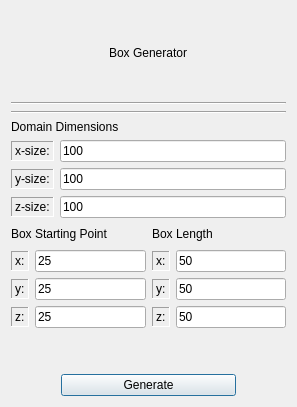
<?xml version="1.0" encoding="UTF-8"?>
<ui version="4.0">
 <class>BoxGenerator</class>
 <widget class="QDialog" name="BoxGenerator">
  <property name="geometry">
   <rect>
    <x>0</x>
    <y>0</y>
    <width>297</width>
    <height>407</height>
   </rect>
  </property>
  <property name="maximumSize">
   <size>
    <width>16777215</width>
    <height>494</height>
   </size>
  </property>
  <property name="windowTitle">
   <string>Generate</string>
  </property>
  <layout class="QVBoxLayout" name="verticalLayout_4">
   <item>
    <layout class="QVBoxLayout" name="verticalLayout">
     <item alignment="Qt::AlignHCenter|Qt::AlignVCenter">
      <widget class="QLabel" name="randFiberGenerationsLabel">
       <property name="maximumSize">
        <size>
         <width>16777215</width>
         <height>30</height>
        </size>
       </property>
       <property name="styleSheet">
        <string notr="true">font: 75 16pt &quot;Serif&quot;;</string>
       </property>
       <property name="text">
        <string>Box Generator</string>
       </property>
      </widget>
     </item>
     <item>
      <layout class="QVBoxLayout" name="verticalLayout_5">
       <item>
        <widget class="Line" name="line">
         <property name="orientation">
          <enum>Qt::Horizontal</enum>
         </property>
        </widget>
       </item>
       <item>
        <widget class="Line" name="line_2">
         <property name="orientation">
          <enum>Qt::Horizontal</enum>
         </property>
        </widget>
       </item>
       <item>
        <widget class="QLabel" name="label_4">
         <property name="maximumSize">
          <size>
           <width>16777215</width>
           <height>20</height>
          </size>
         </property>
         <property name="styleSheet">
          <string notr="true">font: 11pt &quot;Serif&quot;;</string>
         </property>
         <property name="text">
          <string>Domain Dimensions</string>
         </property>
        </widget>
       </item>
       <item>
        <layout class="QHBoxLayout" name="horizontalLayout_13">
         <item>
          <widget class="QLabel" name="xSizeLabel_2">
           <property name="maximumSize">
            <size>
             <width>16777215</width>
             <height>20</height>
            </size>
           </property>
           <property name="styleSheet">
            <string notr="true">font: 10pt &quot;Serif&quot;;</string>
           </property>
           <property name="frameShape">
            <enum>QFrame::Panel</enum>
           </property>
           <property name="frameShadow">
            <enum>QFrame::Sunken</enum>
           </property>
           <property name="text">
            <string>x-size:</string>
           </property>
          </widget>
         </item>
         <item>
          <widget class="QLineEdit" name="xSizeEdit">
           <property name="styleSheet">
            <string notr="true">font: 10pt &quot;Serif&quot;;</string>
           </property>
           <property name="text">
            <string>100</string>
           </property>
          </widget>
         </item>
        </layout>
       </item>
       <item>
        <layout class="QHBoxLayout" name="horizontalLayout_14">
         <item>
          <widget class="QLabel" name="ySizeLabel_2">
           <property name="maximumSize">
            <size>
             <width>16777215</width>
             <height>20</height>
            </size>
           </property>
           <property name="styleSheet">
            <string notr="true">font: 10pt &quot;Serif&quot;;</string>
           </property>
           <property name="frameShape">
            <enum>QFrame::Panel</enum>
           </property>
           <property name="frameShadow">
            <enum>QFrame::Sunken</enum>
           </property>
           <property name="text">
            <string>y-size:</string>
           </property>
          </widget>
         </item>
         <item>
          <widget class="QLineEdit" name="ySizeEdit">
           <property name="styleSheet">
            <string notr="true">font: 10pt &quot;Serif&quot;;</string>
           </property>
           <property name="text">
            <string>100</string>
           </property>
          </widget>
         </item>
        </layout>
       </item>
       <item>
        <layout class="QHBoxLayout" name="horizontalLayout_15">
         <item>
          <widget class="QLabel" name="zSizeLabel_2">
           <property name="maximumSize">
            <size>
             <width>16777215</width>
             <height>20</height>
            </size>
           </property>
           <property name="styleSheet">
            <string notr="true">font: 10pt &quot;Serif&quot;;</string>
           </property>
           <property name="frameShape">
            <enum>QFrame::Panel</enum>
           </property>
           <property name="frameShadow">
            <enum>QFrame::Sunken</enum>
           </property>
           <property name="text">
            <string>z-size:</string>
           </property>
          </widget>
         </item>
         <item>
          <widget class="QLineEdit" name="zSizeEdit">
           <property name="styleSheet">
            <string notr="true">font: 10pt &quot;Serif&quot;;</string>
           </property>
           <property name="text">
            <string>100</string>
           </property>
          </widget>
         </item>
        </layout>
       </item>
      </layout>
     </item>
    </layout>
   </item>
   <item>
    <layout class="QHBoxLayout" name="horizontalLayout_11">
     <item>
      <layout class="QVBoxLayout" name="verticalLayout_3">
       <item>
        <widget class="QLabel" name="label_5">
         <property name="maximumSize">
          <size>
           <width>16777215</width>
           <height>20</height>
          </size>
         </property>
         <property name="styleSheet">
          <string notr="true">font: 11pt &quot;Serif&quot;;</string>
         </property>
         <property name="text">
          <string>Box Starting Point</string>
         </property>
        </widget>
       </item>
       <item>
        <layout class="QHBoxLayout" name="horizontalLayout">
         <item>
          <widget class="QLabel" name="xSizeLabel_3">
           <property name="maximumSize">
            <size>
             <width>16777215</width>
             <height>20</height>
            </size>
           </property>
           <property name="styleSheet">
            <string notr="true">font: 10pt &quot;Serif&quot;;</string>
           </property>
           <property name="frameShape">
            <enum>QFrame::Panel</enum>
           </property>
           <property name="frameShadow">
            <enum>QFrame::Sunken</enum>
           </property>
           <property name="text">
            <string>x:</string>
           </property>
          </widget>
         </item>
         <item>
          <widget class="QLineEdit" name="xStartEdit">
           <property name="styleSheet">
            <string notr="true">font: 10pt &quot;Serif&quot;;</string>
           </property>
           <property name="text">
            <string>25</string>
           </property>
          </widget>
         </item>
        </layout>
       </item>
       <item>
        <layout class="QHBoxLayout" name="horizontalLayout_3">
         <item>
          <widget class="QLabel" name="ySizeLabel_3">
           <property name="maximumSize">
            <size>
             <width>16777215</width>
             <height>20</height>
            </size>
           </property>
           <property name="styleSheet">
            <string notr="true">font: 10pt &quot;Serif&quot;;</string>
           </property>
           <property name="frameShape">
            <enum>QFrame::Panel</enum>
           </property>
           <property name="frameShadow">
            <enum>QFrame::Sunken</enum>
           </property>
           <property name="text">
            <string>y:</string>
           </property>
          </widget>
         </item>
         <item>
          <widget class="QLineEdit" name="yStartEdit">
           <property name="styleSheet">
            <string notr="true">font: 10pt &quot;Serif&quot;;</string>
           </property>
           <property name="text">
            <string>25</string>
           </property>
          </widget>
         </item>
        </layout>
       </item>
       <item>
        <layout class="QHBoxLayout" name="horizontalLayout_4">
         <item>
          <widget class="QLabel" name="zSizeLabel_3">
           <property name="maximumSize">
            <size>
             <width>16777215</width>
             <height>20</height>
            </size>
           </property>
           <property name="styleSheet">
            <string notr="true">font: 10pt &quot;Serif&quot;;</string>
           </property>
           <property name="frameShape">
            <enum>QFrame::Panel</enum>
           </property>
           <property name="frameShadow">
            <enum>QFrame::Sunken</enum>
           </property>
           <property name="text">
            <string>z:</string>
           </property>
          </widget>
         </item>
         <item>
          <widget class="QLineEdit" name="zStartEdit">
           <property name="styleSheet">
            <string notr="true">font: 10pt &quot;Serif&quot;;</string>
           </property>
           <property name="text">
            <string>25</string>
           </property>
          </widget>
         </item>
        </layout>
       </item>
      </layout>
     </item>
     <item>
      <layout class="QVBoxLayout" name="verticalLayout_2">
       <item>
        <widget class="QLabel" name="label_6">
         <property name="maximumSize">
          <size>
           <width>16777215</width>
           <height>20</height>
          </size>
         </property>
         <property name="styleSheet">
          <string notr="true">font: 11pt &quot;Serif&quot;;</string>
         </property>
         <property name="text">
          <string>Box Length</string>
         </property>
        </widget>
       </item>
       <item>
        <layout class="QHBoxLayout" name="horizontalLayout_8">
         <item>
          <widget class="QLabel" name="xSizeLabel_5">
           <property name="maximumSize">
            <size>
             <width>16777215</width>
             <height>20</height>
            </size>
           </property>
           <property name="styleSheet">
            <string notr="true">font: 10pt &quot;Serif&quot;;</string>
           </property>
           <property name="frameShape">
            <enum>QFrame::Panel</enum>
           </property>
           <property name="frameShadow">
            <enum>QFrame::Sunken</enum>
           </property>
           <property name="text">
            <string>x:</string>
           </property>
          </widget>
         </item>
         <item>
          <widget class="QLineEdit" name="xLengthEdit">
           <property name="styleSheet">
            <string notr="true">font: 10pt &quot;Serif&quot;;</string>
           </property>
           <property name="text">
            <string>50</string>
           </property>
          </widget>
         </item>
        </layout>
       </item>
       <item>
        <layout class="QHBoxLayout" name="horizontalLayout_9">
         <item>
          <widget class="QLabel" name="ySizeLabel_5">
           <property name="maximumSize">
            <size>
             <width>16777215</width>
             <height>20</height>
            </size>
           </property>
           <property name="styleSheet">
            <string notr="true">font: 10pt &quot;Serif&quot;;</string>
           </property>
           <property name="frameShape">
            <enum>QFrame::Panel</enum>
           </property>
           <property name="frameShadow">
            <enum>QFrame::Sunken</enum>
           </property>
           <property name="text">
            <string>y:</string>
           </property>
          </widget>
         </item>
         <item>
          <widget class="QLineEdit" name="yLengthEdit">
           <property name="styleSheet">
            <string notr="true">font: 10pt &quot;Serif&quot;;</string>
           </property>
           <property name="text">
            <string>50</string>
           </property>
          </widget>
         </item>
        </layout>
       </item>
       <item>
        <layout class="QHBoxLayout" name="horizontalLayout_10">
         <item>
          <widget class="QLabel" name="zSizeLabel_5">
           <property name="maximumSize">
            <size>
             <width>16777215</width>
             <height>20</height>
            </size>
           </property>
           <property name="styleSheet">
            <string notr="true">font: 10pt &quot;Serif&quot;;</string>
           </property>
           <property name="frameShape">
            <enum>QFrame::Panel</enum>
           </property>
           <property name="frameShadow">
            <enum>QFrame::Sunken</enum>
           </property>
           <property name="text">
            <string>z:</string>
           </property>
          </widget>
         </item>
         <item>
          <widget class="QLineEdit" name="zLengthEdit">
           <property name="styleSheet">
            <string notr="true">font: 10pt &quot;Serif&quot;;</string>
           </property>
           <property name="text">
            <string>50</string>
           </property>
          </widget>
         </item>
        </layout>
       </item>
      </layout>
     </item>
    </layout>
   </item>
   <item>
    <spacer name="verticalSpacer">
     <property name="orientation">
      <enum>Qt::Vertical</enum>
     </property>
     <property name="sizeType">
      <enum>QSizePolicy::Fixed</enum>
     </property>
     <property name="sizeHint" stdset="0">
      <size>
       <width>20</width>
       <height>40</height>
      </size>
     </property>
    </spacer>
   </item>
   <item>
    <layout class="QHBoxLayout" name="horizontalLayout_2">
     <item>
      <spacer name="horizontalSpacer_2">
       <property name="orientation">
        <enum>Qt::Horizontal</enum>
       </property>
       <property name="sizeType">
        <enum>QSizePolicy::MinimumExpanding</enum>
       </property>
       <property name="sizeHint" stdset="0">
        <size>
         <width>40</width>
         <height>20</height>
        </size>
       </property>
      </spacer>
     </item>
     <item>
      <widget class="QPushButton" name="Generate">
       <property name="minimumSize">
        <size>
         <width>175</width>
         <height>0</height>
        </size>
       </property>
       <property name="styleSheet">
        <string notr="true">font: 11pt &quot;Serif&quot;;</string>
       </property>
       <property name="text">
        <string>Generate</string>
       </property>
      </widget>
     </item>
     <item>
      <spacer name="horizontalSpacer">
       <property name="orientation">
        <enum>Qt::Horizontal</enum>
       </property>
       <property name="sizeType">
        <enum>QSizePolicy::MinimumExpanding</enum>
       </property>
       <property name="sizeHint" stdset="0">
        <size>
         <width>40</width>
         <height>20</height>
        </size>
       </property>
      </spacer>
     </item>
    </layout>
   </item>
  </layout>
 </widget>
 <tabstops>
  <tabstop>xSizeEdit</tabstop>
  <tabstop>ySizeEdit</tabstop>
  <tabstop>zSizeEdit</tabstop>
  <tabstop>xStartEdit</tabstop>
  <tabstop>xLengthEdit</tabstop>
  <tabstop>yStartEdit</tabstop>
  <tabstop>yLengthEdit</tabstop>
  <tabstop>zStartEdit</tabstop>
  <tabstop>zLengthEdit</tabstop>
  <tabstop>Generate</tabstop>
 </tabstops>
 <resources/>
 <connections/>
</ui>
